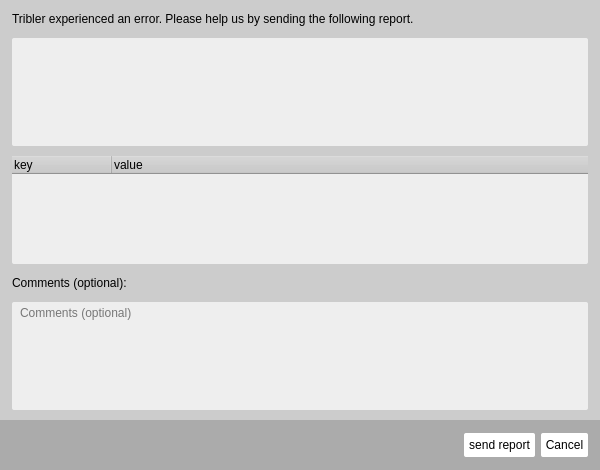
<?xml version="1.0" encoding="UTF-8"?>
<ui version="4.0">
 <class>Form</class>
 <widget class="QWidget" name="Form">
  <property name="geometry">
   <rect>
    <x>0</x>
    <y>0</y>
    <width>600</width>
    <height>470</height>
   </rect>
  </property>
  <property name="sizePolicy">
   <sizepolicy hsizetype="Expanding" vsizetype="Expanding">
    <horstretch>0</horstretch>
    <verstretch>0</verstretch>
   </sizepolicy>
  </property>
  <property name="minimumSize">
   <size>
    <width>600</width>
    <height>470</height>
   </size>
  </property>
  <property name="maximumSize">
   <size>
    <width>16777215</width>
    <height>16777215</height>
   </size>
  </property>
  <property name="cursor">
   <cursorShape>ArrowCursor</cursorShape>
  </property>
  <property name="windowTitle">
   <string>Form</string>
  </property>
  <property name="autoFillBackground">
   <bool>false</bool>
  </property>
  <property name="styleSheet">
   <string notr="true">QWidget {
background-color: #ccc;
border: none;
}

QPlainTextEdit, QTreeWidget {
background-color: #eee;
border-radius: 2px;
}

QPlainTextEdit {
padding-left: 4px;
}</string>
  </property>
  <layout class="QVBoxLayout" name="verticalLayout">
   <property name="spacing">
    <number>0</number>
   </property>
   <property name="sizeConstraint">
    <enum>QLayout::SetMinimumSize</enum>
   </property>
   <property name="leftMargin">
    <number>0</number>
   </property>
   <property name="topMargin">
    <number>0</number>
   </property>
   <property name="rightMargin">
    <number>0</number>
   </property>
   <property name="bottomMargin">
    <number>0</number>
   </property>
   <item>
    <widget class="QWidget" name="widget_2" native="true">
     <property name="sizePolicy">
      <sizepolicy hsizetype="Expanding" vsizetype="Expanding">
       <horstretch>0</horstretch>
       <verstretch>0</verstretch>
      </sizepolicy>
     </property>
     <layout class="QVBoxLayout" name="verticalLayout_2">
      <property name="spacing">
       <number>10</number>
      </property>
      <property name="sizeConstraint">
       <enum>QLayout::SetMinimumSize</enum>
      </property>
      <property name="leftMargin">
       <number>12</number>
      </property>
      <property name="topMargin">
       <number>10</number>
      </property>
      <property name="rightMargin">
       <number>12</number>
      </property>
      <property name="bottomMargin">
       <number>10</number>
      </property>
      <item>
       <widget class="QLabel" name="dialog_title_label">
        <property name="sizePolicy">
         <sizepolicy hsizetype="Preferred" vsizetype="Fixed">
          <horstretch>0</horstretch>
          <verstretch>0</verstretch>
         </sizepolicy>
        </property>
        <property name="minimumSize">
         <size>
          <width>0</width>
          <height>18</height>
         </size>
        </property>
        <property name="maximumSize">
         <size>
          <width>16777215</width>
          <height>18</height>
         </size>
        </property>
        <property name="styleSheet">
         <string notr="true"/>
        </property>
        <property name="text">
         <string>Tribler experienced an error. Please help us by sending the following report.</string>
        </property>
       </widget>
      </item>
      <item>
       <widget class="QPlainTextEdit" name="error_text_edit">
        <property name="enabled">
         <bool>true</bool>
        </property>
        <property name="sizePolicy">
         <sizepolicy hsizetype="Expanding" vsizetype="Expanding">
          <horstretch>0</horstretch>
          <verstretch>0</verstretch>
         </sizepolicy>
        </property>
        <property name="minimumSize">
         <size>
          <width>0</width>
          <height>100</height>
         </size>
        </property>
        <property name="maximumSize">
         <size>
          <width>16777215</width>
          <height>16777215</height>
         </size>
        </property>
        <property name="styleSheet">
         <string notr="true"/>
        </property>
       </widget>
      </item>
      <item>
       <widget class="QTreeWidget" name="env_variables_list">
        <property name="sizePolicy">
         <sizepolicy hsizetype="Expanding" vsizetype="Expanding">
          <horstretch>0</horstretch>
          <verstretch>0</verstretch>
         </sizepolicy>
        </property>
        <property name="minimumSize">
         <size>
          <width>0</width>
          <height>100</height>
         </size>
        </property>
        <property name="maximumSize">
         <size>
          <width>16777215</width>
          <height>16777215</height>
         </size>
        </property>
        <property name="styleSheet">
         <string notr="true"/>
        </property>
        <property name="indentation">
         <number>0</number>
        </property>
        <column>
         <property name="text">
          <string>key</string>
         </property>
        </column>
        <column>
         <property name="text">
          <string>value</string>
         </property>
        </column>
       </widget>
      </item>
      <item>
       <widget class="QLabel" name="dialog_main_text_label">
        <property name="sizePolicy">
         <sizepolicy hsizetype="Expanding" vsizetype="Fixed">
          <horstretch>0</horstretch>
          <verstretch>0</verstretch>
         </sizepolicy>
        </property>
        <property name="minimumSize">
         <size>
          <width>0</width>
          <height>18</height>
         </size>
        </property>
        <property name="maximumSize">
         <size>
          <width>16777215</width>
          <height>18</height>
         </size>
        </property>
        <property name="text">
         <string>Comments (optional):</string>
        </property>
        <property name="wordWrap">
         <bool>true</bool>
        </property>
       </widget>
      </item>
      <item>
       <widget class="QPlainTextEdit" name="comments_text_edit">
        <property name="sizePolicy">
         <sizepolicy hsizetype="Expanding" vsizetype="Expanding">
          <horstretch>0</horstretch>
          <verstretch>0</verstretch>
         </sizepolicy>
        </property>
        <property name="minimumSize">
         <size>
          <width>0</width>
          <height>100</height>
         </size>
        </property>
        <property name="maximumSize">
         <size>
          <width>16777215</width>
          <height>16777215</height>
         </size>
        </property>
        <property name="placeholderText">
         <string>Comments (optional)</string>
        </property>
       </widget>
      </item>
     </layout>
    </widget>
   </item>
   <item>
    <widget class="QWidget" name="dialog_button_container" native="true">
     <property name="sizePolicy">
      <sizepolicy hsizetype="Preferred" vsizetype="Fixed">
       <horstretch>0</horstretch>
       <verstretch>0</verstretch>
      </sizepolicy>
     </property>
     <property name="minimumSize">
      <size>
       <width>0</width>
       <height>50</height>
      </size>
     </property>
     <property name="maximumSize">
      <size>
       <width>16777215</width>
       <height>50</height>
      </size>
     </property>
     <property name="styleSheet">
      <string notr="true">background-color: #ababab;</string>
     </property>
     <layout class="QHBoxLayout" name="horizontalLayout">
      <property name="leftMargin">
       <number>12</number>
      </property>
      <property name="topMargin">
       <number>12</number>
      </property>
      <property name="rightMargin">
       <number>12</number>
      </property>
      <property name="bottomMargin">
       <number>12</number>
      </property>
      <item>
       <spacer name="horizontalSpacer">
        <property name="orientation">
         <enum>Qt::Horizontal</enum>
        </property>
        <property name="sizeHint" stdset="0">
         <size>
          <width>40</width>
          <height>20</height>
         </size>
        </property>
       </spacer>
      </item>
      <item>
       <widget class="QToolButton" name="send_report_button">
        <property name="minimumSize">
         <size>
          <width>0</width>
          <height>24</height>
         </size>
        </property>
        <property name="maximumSize">
         <size>
          <width>16777215</width>
          <height>24</height>
         </size>
        </property>
        <property name="styleSheet">
         <string notr="true">border: none;
border-radius: 2px;
background-color: #fff;
font-size: 12px;
</string>
        </property>
        <property name="text">
         <string>send report</string>
        </property>
       </widget>
      </item>
      <item>
       <widget class="QToolButton" name="cancel_button">
        <property name="minimumSize">
         <size>
          <width>0</width>
          <height>24</height>
         </size>
        </property>
        <property name="maximumSize">
         <size>
          <width>16777215</width>
          <height>24</height>
         </size>
        </property>
        <property name="styleSheet">
         <string notr="true">border: none;
border-radius: 2px;
background-color: #fff;
font-size: 12px;
</string>
        </property>
        <property name="text">
         <string>Cancel</string>
        </property>
       </widget>
      </item>
     </layout>
    </widget>
   </item>
  </layout>
 </widget>
 <resources/>
 <connections/>
</ui>
